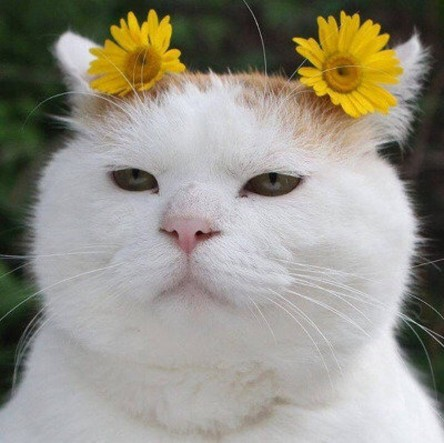
#> input picture images/cat-01.jpg, 444 x 443 px
$ jupyter execute --allow-errors 0916-1.ipynb
#> lines starting #> are read from the running program, lines starting #| are printed output that depends on the picture; after the words box and inside, x2 and y2 are one past the last pixel; in counts of white or black regions, pixels touching at a corner belong together
[cell 1]
import cv2
import numpy as np
import matplotlib.pyplot as plt

image = cv2.imread('./images/cat-01.jpg',cv2.IMREAD_GRAYSCALE) #GRAYSCALE 흑백사진
#> image: shape (443, 444); min 4, max 247, mean 146.1
image = cv2.threshold(image, 200,255,cv2.THRESH_BINARY)[1]
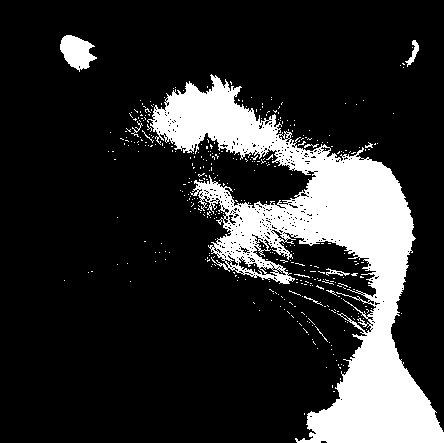
#> image: shape (443, 444); 17.8% white; 391 white regions (380 under 20 px), largest, box (x1, y1, x2, y2) and area: (147, 74, 444, 443) 32873, (60, 35, 97, 72) 841, (405, 40, 419, 67) 128
image = image.astype(np.uint8)
plt.imshow(image, cmap='gray')
plt.show()

[cell 2]
import cv2
import skimage
import matplotlib.pyplot as plt
from skimage import io
from skimage import color

image = io.imread('./images/cat-01.jpg')
#> image: shape (443, 444, 3)

plt.figure()
plt.subplot(131)
plt.imshow(image)
plt.axis('off')
plt.title('Original image')

image1 = color.rgb2lab(image)
#> image1: shape (443, 444, 3) float64; mean of channels 0, 1, 2 59.7, 0, 6.3
image1[...,0] = image1[...,0] + 50
#> image1: shape (443, 444, 3) float64; mean of channels 0, 1, 2 109.7, 0, 6.3
image1 = color.lab2rgb(image1)
plt.subplot(132)
plt.imshow(image1)
plt.axis('off')
plt.title('Brighter image')

image1 = color.rgb2lab(image)
image1[...,0] = image1[...,0] - 50
#> image1: shape (443, 444, 3) float64; mean of channels 0, 1, 2 9.7, 0, 6.3
image1 = color.lab2rgb(image1)
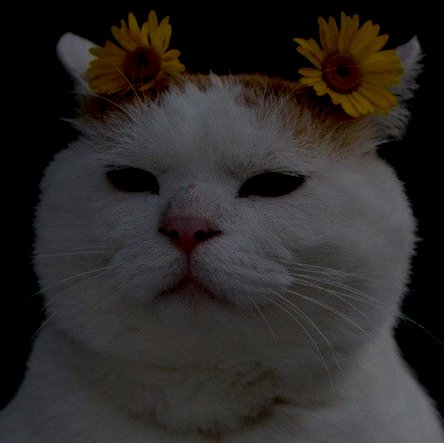
#> image1: shape (443, 444, 3) float64; mean R, G, B 0.174, 0.162, 0.155
plt.subplot(133)
plt.imshow(image1)
plt.axis('off')
plt.title('Darker image')
plt.tight_layout()
plt.show()

[cell 3]
import cv2
import matplotlib.pyplot as plt
from PIL import Image

image1 = cv2.imread('./images/man.jpeg')
#> (the rest of this cell did not finish here and is left out)

[cell 4]
import cv2
import numpy as np

red_bgr = np.array([[[0, 0, 255]]], dtype=np.uint8)
green_bgr = np.array([[[0, 255, 0]]], dtype=np.uint8)
blue_bgr = np.array([[[255, 0, 0]]], dtype=np.uint8)
yellow_bgr = np.array([[[0, 255, 255]]], dtype=np.uint8)

red_hsv = cv2.cvtColor(red_bgr, cv2.COLOR_BGR2HSV)
green_hsv = cv2.cvtColor(green_bgr, cv2.COLOR_BGR2HSV)
blue_hsv = cv2.cvtColor(blue_bgr, cv2.COLOR_BGR2HSV)
yellow_hsv = cv2.cvtColor(yellow_bgr, cv2.COLOR_BGR2HSV)

print(f'red BGR: {red_bgr} - HSV {red_hsv}')
print(f'green BGR: {green_bgr} - HSV {green_hsv}')
print(f'blue BGR: {blue_bgr} - HSV {blue_hsv}')
print(f'yellow BGR: {yellow_bgr} - HSV {yellow_hsv}')

[cell 5]
import numpy as np
import matplotlib.pyplot as plt
from matplotlib.colors import hsv_to_rgb

v, h = np.mgrid[0:1:100j, 0:1:360j] #mgrid 복소수 함수
s = np.ones_like(v)

hsv_s100 = np.dstack((h, s * 1.0, v))
rgb_s100 = hsv_to_rgb(hsv_s100)

hsv_s20 = np.dstack((h, s * 0.2, v))
rgb_s20 = hsv_to_rgb(hsv_s20)

fig, axes = plt.subplots(nrows=2, ncols=2, dpi=90)
axes[0, 0].imshow(hsv_s100)
axes[0, 1].imshow(rgb_s100)
axes[1, 0].imshow(hsv_s20)
axes[1, 1].imshow(rgb_s20) #이런방법도 있따~
fig.tight_layout()
plt.show()

[cell 6]
import cv2
import numpy as np

dark = np.array([[[0, 0, 0]]], dtype=np.uint8)
middle = np.array([[[127, 127, 127]]], dtype=np.uint8)
bright = np.array([[[255, 255, 255]]], dtype=np.uint8)

dark_yuv = cv2.cvtColor(dark, cv2.COLOR_BGR2YUV)
middle_yuv = cv2.cvtColor(middle, cv2.COLOR_BGR2YUV)
bright_yuv = cv2.cvtColor(bright, cv2.COLOR_BGR2YUV)

print(f'dark BGR: {dark} - YUV {dark_yuv}')
print(f'middle BGR: {middle} - YUV {middle_yuv}')
print(f'bright BGR: {bright} - YUV {bright_yuv}')

[cell 7]
[i for i in dir(cv2) if i.startswith('COLOR_')][:10] #cv안에 있는 컬러

[cell 8]
import cv2
import numpy as np
import matplotlib.pylab as plt

image = cv2.imread('./images/cat-01.jpg', cv2.IMREAD_GRAYSCALE)

thresh_np = np.zeros_like(image)
thresh_np[image > 127] = 255

ret, thresh_cv = cv2.threshold(image, 127, 255, cv2.THRESH_BINARY)
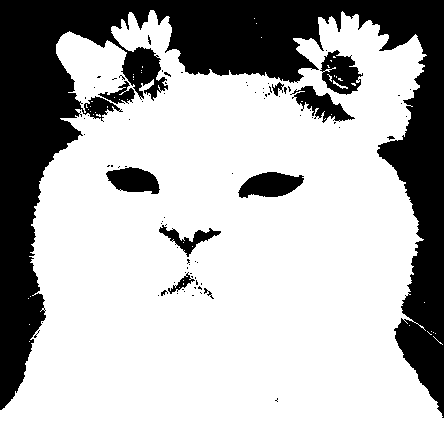
#> thresh_cv: shape (443, 444); 71.1% white; 85 black regions (74 under 20 px), largest, box (x1, y1, x2, y2) and area: (0, 0, 444, 418) 51017, (238, 172, 304, 198) 1182, (320, 50, 363, 95) 1132
print(ret)

images = {
    'Original': image, 'NumPy API': thresh_np, 'cv2.threshold': thresh_cv
}

plt.figure(dpi=100)
for i , (key, value) in enumerate(images.items()):
    plt.subplot(1, 3, i+1)
    plt.title(key)
    plt.imshow(value, cmap='gray')
    plt.axis('off')
#> this loop made 3 passes
#> key on passes 1 to 3: 'Original', 'NumPy API', 'cv2.threshold'

plt.tight_layout()
plt.show()

[cell 9]
import cv2
import numpy as np
import matplotlib.pylab as plt

image = cv2.imread('./images/cat-01.jpg', cv2.IMREAD_GRAYSCALE)

_, t_bin = cv2.threshold(image, 127, 255, cv2.THRESH_BINARY)
_, t_bininv = cv2.threshold(image, 127, 255, cv2.THRESH_BINARY_INV) #inverse한 값
_, t_truc = cv2.threshold(image, 127, 255, cv2.THRESH_TRUNC)
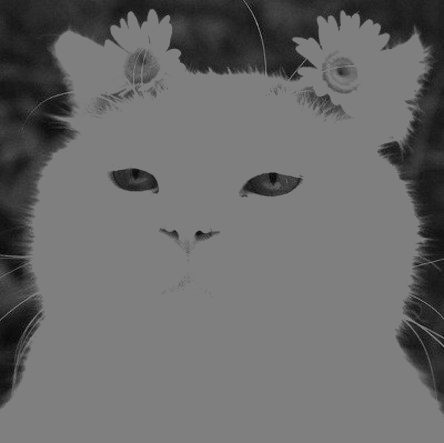
#> t_truc: shape (443, 444); min 4, max 127, mean 106.1
_, t_2zr = cv2.threshold(image, 127, 255, cv2.THRESH_TOZERO)
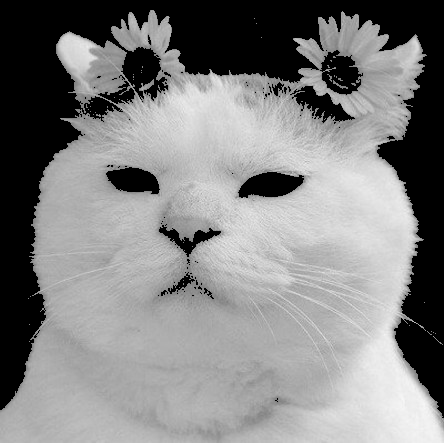
#> t_2zr: shape (443, 444); min 0, max 247, mean 130.3
_, t_2zrinv = cv2.threshold(image, 127, 255, cv2.THRESH_TOZERO_INV)
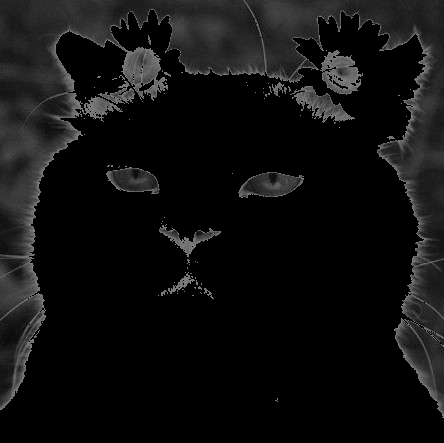
#> t_2zrinv: shape (443, 444); min 0, max 127, mean 15.8

images = {
    'origin':image, 'BINARY':t_bin, 'BINARY_INV':t_bininv,
    'TRUNC':t_truc, 'TOZERO':t_2zr, 'TOZERO_INV':t_2zrinv
}

for i, (key, value) in enumerate(images.items()):
    plt.subplot(2,3, i+1)
    plt.title(key)
    plt.imshow(value, cmap='gray')
    plt.axis('off')
#> this loop made 6 passes

plt.show()

[cell 10]
import matplotlib
import matplotlib.pyplot as plt

from skimage import data
from skimage.filters import try_all_threshold

image = cv2.imread('./images/cat-01.jpg', cv2.IMREAD_GRAYSCALE)
fig, axes = try_all_threshold(image, figsize=(10, 12), verbose=False)
fig.tight_layout()
plt.show()

[cell 11]
import cv2
import numpy as np
import matplotlib.pylab as plt
#자동으로
image = cv2.imread('./images/cat-01.jpg', cv2.IMREAD_GRAYSCALE)
_, t_130 = cv2.threshold(image, 130, 255, cv2.THRESH_BINARY)
#> t_130: shape (443, 444); 70.7% white; 95 black regions (86 under 20 px), largest, box (x1, y1, x2, y2) and area: (0, 0, 444, 418) 53113, (238, 172, 304, 198) 1190, (106, 167, 160, 194) 1028
t, t_otsu = cv2.threshold(image, -1, 255,  cv2.THRESH_BINARY | cv2.THRESH_OTSU)
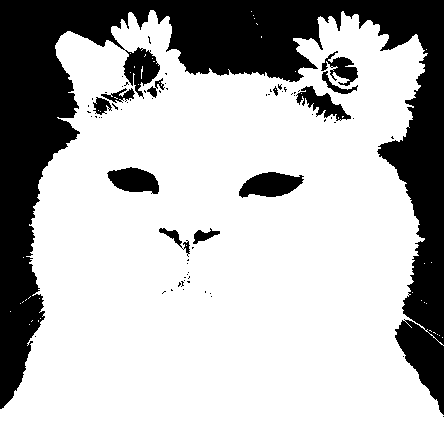
#> t_otsu: shape (443, 444); 72.6% white; 70 black regions (58 under 20 px), largest, box (x1, y1, x2, y2) and area: (0, 0, 444, 415) 49130, (239, 172, 304, 198) 1143, (107, 167, 159, 194) 967
#> t = 116

#> (the rest of this cell did not finish here and is left out)

[cell 12]
def otsu(gray):
    pixel_number = gray.shape[0] * gray.shape[1]
#> pixel_number = 196692
    mean_weight = 1.0 / pixel_number
#> mean_weight = 5.08e-06
    his, bins = np.histogram(gray, np.arange(0,257))
#> his = 256 values, max 4340 at index 173, min 0 at index 0, mean 768.3; bins = 257 values from 0 to 256
    final_thresh = -1
    final_value = -1
    intensity_arr = np.arange(256)
    for t in bins[1:-1]: # This goes from 1 to 254 uint8 range (Pretty sure wont be those values)
        pcb = np.sum(his[:t])
        pcf = np.sum(his[t:])
        Wb = pcb * mean_weight
        Wf = pcf * mean_weight


        mub = np.sum(intensity_arr[:t]*his[:t]) / float(pcb)
        muf = np.sum(intensity_arr[t:]*his[t:]) / float(pcf)
        #print mub, muf
        value = Wb * Wf * (mub - muf) ** 2

        if value > final_value:
            final_thresh = t
            final_value = value
#> this loop made 255 passes
#> (pcb, pcf, Wb, Wf, mub, muf, value, final_value) on passes 5, 7, 9, 10, 11, 12, 13, 14, 15, 16, 17, 18: (2, 196690, 1.02e-05, 1, 4, 146.1, 0.205, 0.205), (5, 196687, 2.54e-05, 1, 5.2, 146.1, 0.504, 0.504), (8, 196684, 4.07e-05, 1, 6.25, 146.1, 0.795, 0.795), (14, 196678, 7.12e-05, 1, 7.43, 146.1, 1.37, 1.37), (23, 196669, 0.000117, 1, 8.43, 146.1, 2.22, 2.22), (40, 196652, 0.000203, 1, 9.53, 146.1, 3.79, 3.79), (76, 196616, 0.000386, 1, 10.7, 146.1, 7.08, 7.08), (118, 196574, 0.0006, 0.999, 11.52, 146.1, 10.87, 10.87), (193, 196499, 0.000981, 0.999, 12.48, 146.2, 17.53, 17.53), (262, 196430, 0.00133, 0.999, 13.15, 146.2, 23.56, 23.56), (365, 196327, 0.00186, 0.998, 13.95, 146.3, 32.45, 32.45), (460, 196232, 0.00234, 0.998, 14.58, 146.4, 40.52, 40.52)
#> (pcb, pcf, Wb, Wf, mub, muf, value) on passes 1, 2, 3, 4, 6, 8: (0, 196692, 0, 1, nan, 146.1, nan), (0, 196692, 0, 1, nan, 146.1, nan), (0, 196692, 0, 1, nan, 146.1, nan), (0, 196692, 0, 1, nan, 146.1, nan), (2, 196690, 1.02e-05, 1, 4, 146.1, 0.205), (5, 196687, 2.54e-05, 1, 5.2, 146.1, 0.504)

    final_img = gray.copy()
    print(final_thresh)
#| 117
    final_img[gray > final_thresh] = 255
    final_img[gray < final_thresh] = 0
    return final_img

img = cv2.imread('./images/cat-01.jpg', cv2.IMREAD_GRAYSCALE)
plt.imshow(otsu(img), cmap='gray')
plt.show()

[cell 13]
#색상불할

import matplotlib
import matplotlib.pyplot as plt
import numpy as np
from skimage import data
from skimage.filters import threshold_multiotsu

matplotlib.rcParams['font.size'] = 9
image = data.camera()
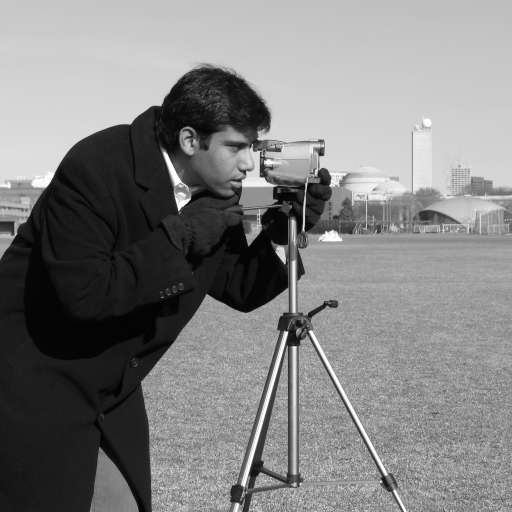
#> input picture skimage.data.camera(), 512 x 512 px
#> image is the input picture: shape (512, 512); min 0, max 255, mean 129.1

thresholds = threshold_multiotsu(image)

regions = np.digitize(image, bins=thresholds)
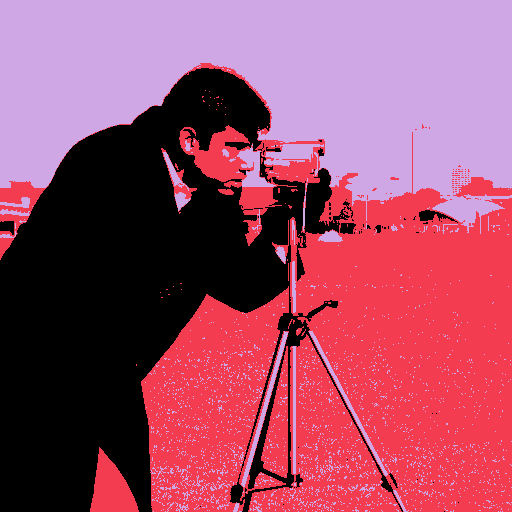
#> regions: shape (512, 512) int64; 3 distinct labels, from 0 to 2; one colour per label, 0 black

fig, axes = plt.subplots(nrows=1, ncols=3, figsize=(9, 3))

axes[0].imshow(image, cmap='gray')
axes[0].set_title('Original')
axes[0].axis('off')

axes[1].hist(image.ravel(), bins=255)
axes[1].set_title('Histogram')
for thresh in thresholds:
    axes[1].axvline(thresh, color='r')
#> this loop made 2 passes
#> thresh on passes 1 to 2: 87, 176

axes[2].imshow(regions, cmap='jet')
axes[2].set_title('Multi-Otsu result')
axes[2].axis('off')

fig.tight_layout()
plt.show()
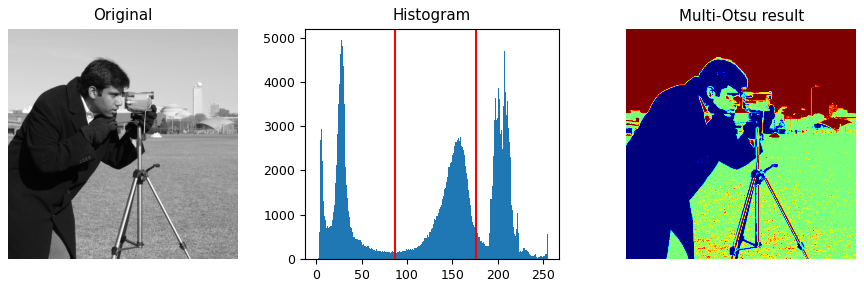
#> figure drawn by matplotlib, 3 panels; panel 2: tallest bar 4957 high, from x = 27 to 28
